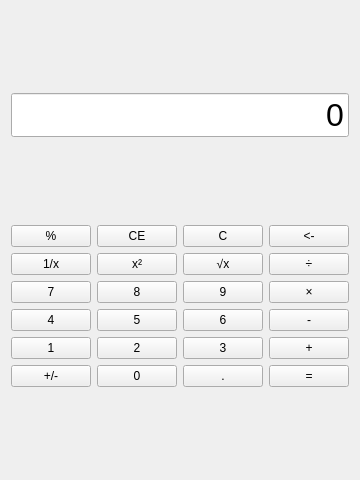
<?xml version="1.0" encoding="UTF-8"?>
<ui version="4.0">
 <class>Form</class>
 <widget class="QWidget" name="Form">
  <property name="geometry">
   <rect>
    <x>0</x>
    <y>0</y>
    <width>320</width>
    <height>480</height>
   </rect>
  </property>
  <property name="windowTitle">
   <string>Calculator</string>
  </property>
  <layout class="QVBoxLayout" name="verticalLayout">
   <item>
    <widget class="QLineEdit" name="display">
     <property name="font">
      <font>
       <pointsize>24</pointsize>
      </font>
     </property>
     <property name="text">
      <string>0</string>
     </property>
     <property name="alignment">
      <set>Qt::AlignRight|Qt::AlignTrailing|Qt::AlignVCenter</set>
     </property>
    </widget>
   </item>
   <item>
    <layout class="QGridLayout" name="gridLayout">
     <item row="0" column="0">
      <widget class="QPushButton" name="btn_percent">
       <property name="text">
        <string>%</string>
       </property>
      </widget>
     </item>
     <item row="0" column="1">
      <widget class="QPushButton" name="btn_ce">
       <property name="text">
        <string>CE</string>
       </property>
      </widget>
     </item>
     <item row="0" column="2">
      <widget class="QPushButton" name="btn_c">
       <property name="text">
        <string>C</string>
       </property>
      </widget>
     </item>
     <item row="0" column="3">
      <widget class="QPushButton" name="btn_backspace">
       <property name="text">
        <string>&lt;-</string>
       </property>
      </widget>
     </item>
     <item row="1" column="0">
      <widget class="QPushButton" name="btn_inv">
       <property name="text">
        <string>1/x</string>
       </property>
      </widget>
     </item>
     <item row="1" column="1">
      <widget class="QPushButton" name="btn_sqr">
       <property name="text">
        <string>x²</string>
       </property>
      </widget>
     </item>
     <item row="1" column="2">
      <widget class="QPushButton" name="btn_sqrt">
       <property name="text">
        <string>√x</string>
       </property>
      </widget>
     </item>
     <item row="1" column="3">
      <widget class="QPushButton" name="btn_div">
       <property name="text">
        <string>÷</string>
       </property>
      </widget>
     </item>
     <item row="2" column="0">
      <widget class="QPushButton" name="btn_7">
       <property name="text">
        <string>7</string>
       </property>
      </widget>
     </item>
     <item row="2" column="1">
      <widget class="QPushButton" name="btn_8">
       <property name="text">
        <string>8</string>
       </property>
      </widget>
     </item>
     <item row="2" column="2">
      <widget class="QPushButton" name="btn_9">
       <property name="text">
        <string>9</string>
       </property>
      </widget>
     </item>
     <item row="2" column="3">
      <widget class="QPushButton" name="btn_mul">
       <property name="text">
        <string>×</string>
       </property>
      </widget>
     </item>
     <item row="3" column="0">
      <widget class="QPushButton" name="btn_4">
       <property name="text">
        <string>4</string>
       </property>
      </widget>
     </item>
     <item row="3" column="1">
      <widget class="QPushButton" name="btn_5">
       <property name="text">
        <string>5</string>
       </property>
      </widget>
     </item>
     <item row="3" column="2">
      <widget class="QPushButton" name="btn_6">
       <property name="text">
        <string>6</string>
       </property>
      </widget>
     </item>
     <item row="3" column="3">
      <widget class="QPushButton" name="btn_sub">
       <property name="text">
        <string>-</string>
       </property>
      </widget>
     </item>
     <item row="4" column="0">
      <widget class="QPushButton" name="btn_1">
       <property name="text">
        <string>1</string>
       </property>
      </widget>
     </item>
     <item row="4" column="1">
      <widget class="QPushButton" name="btn_2">
       <property name="text">
        <string>2</string>
       </property>
      </widget>
     </item>
     <item row="4" column="2">
      <widget class="QPushButton" name="btn_3">
       <property name="text">
        <string>3</string>
       </property>
      </widget>
     </item>
     <item row="4" column="3">
      <widget class="QPushButton" name="btn_add">
       <property name="text">
        <string>+</string>
       </property>
      </widget>
     </item>
     <item row="5" column="0">
      <widget class="QPushButton" name="btn_pm">
       <property name="text">
        <string>+/-</string>
       </property>
      </widget>
     </item>
     <item row="5" column="1">
      <widget class="QPushButton" name="btn_0">
       <property name="text">
        <string>0</string>
       </property>
      </widget>
     </item>
     <item row="5" column="2">
      <widget class="QPushButton" name="btn_dot">
       <property name="text">
        <string>.</string>
       </property>
      </widget>
     </item>
     <item row="5" column="3">
      <widget class="QPushButton" name="btn_eq">
       <property name="text">
        <string>=</string>
       </property>
      </widget>
     </item>
    </layout>
   </item>
  </layout>
 </widget>
 <resources/>
 <connections/>
</ui>
